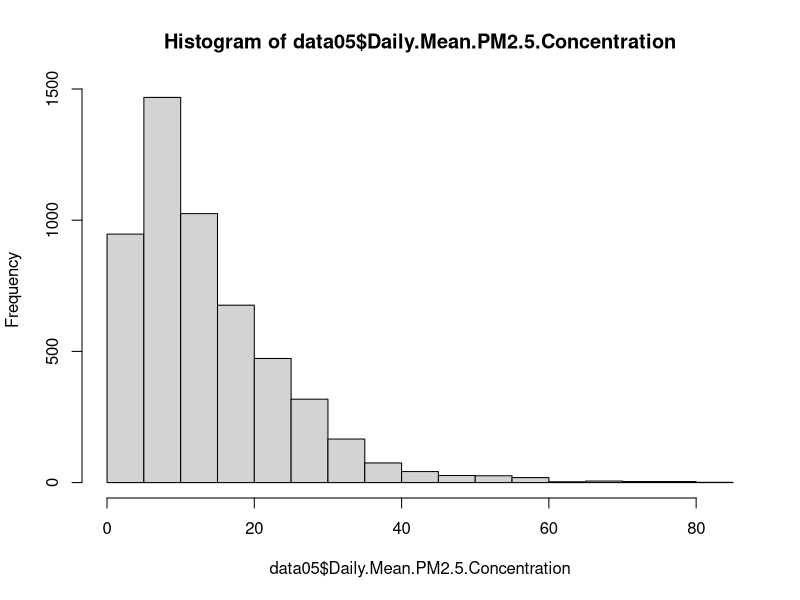
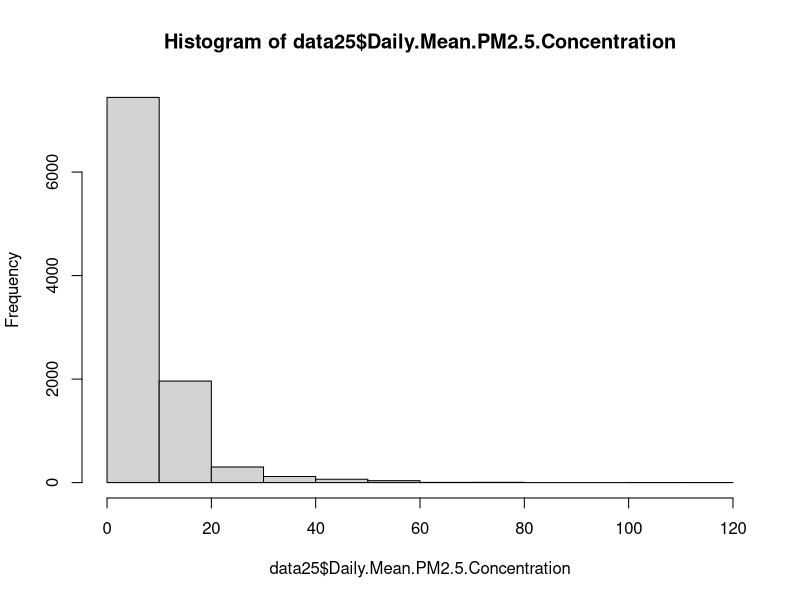
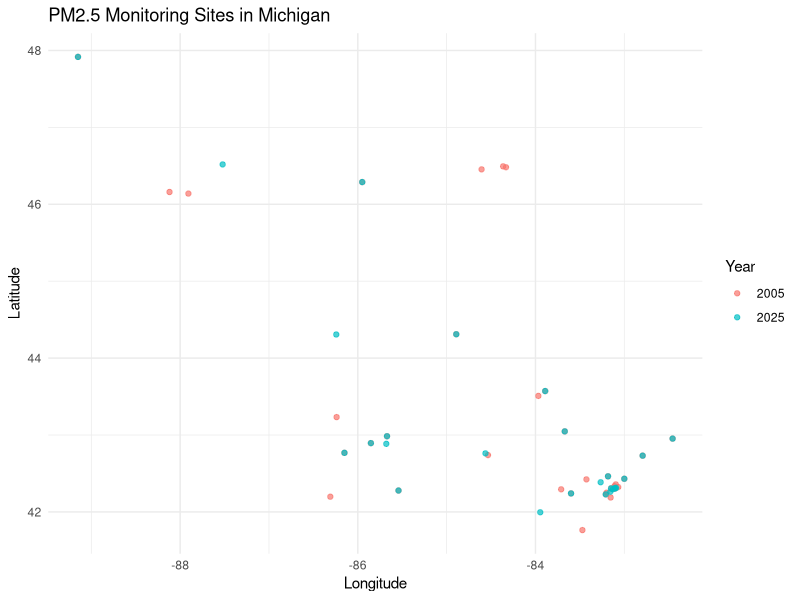
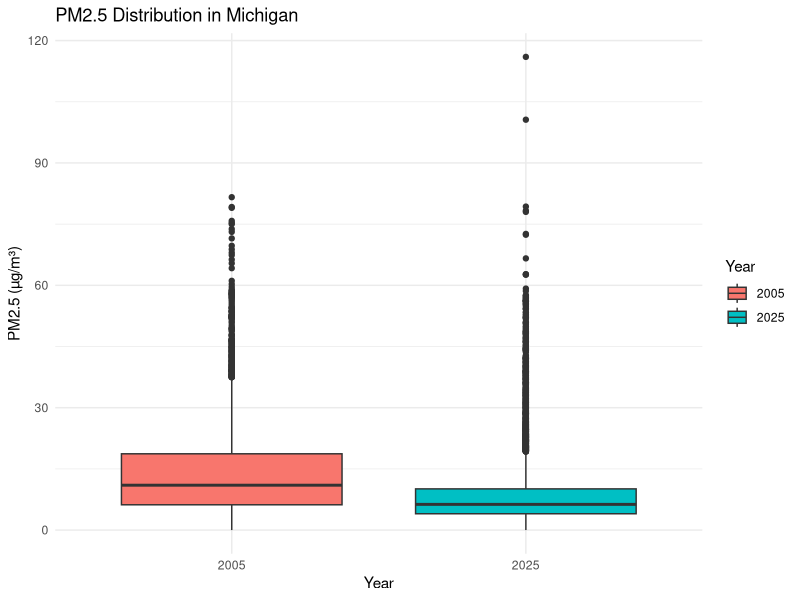
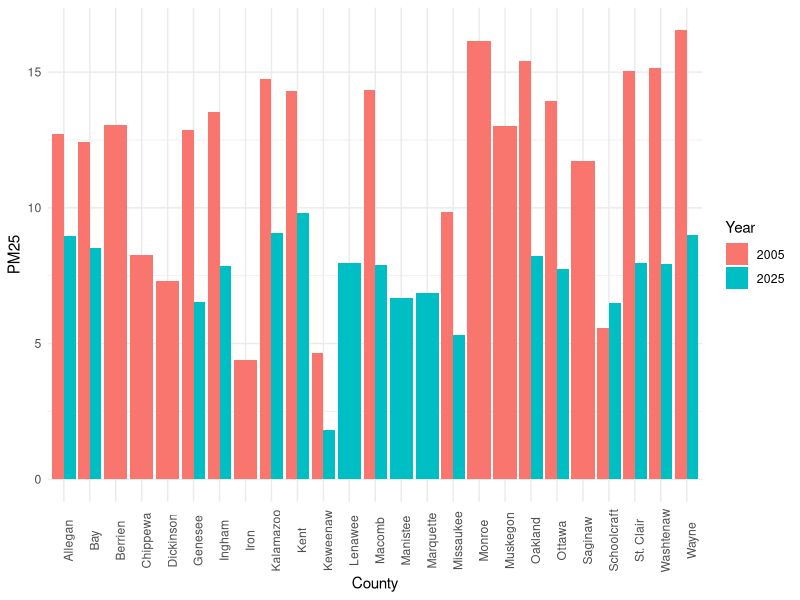
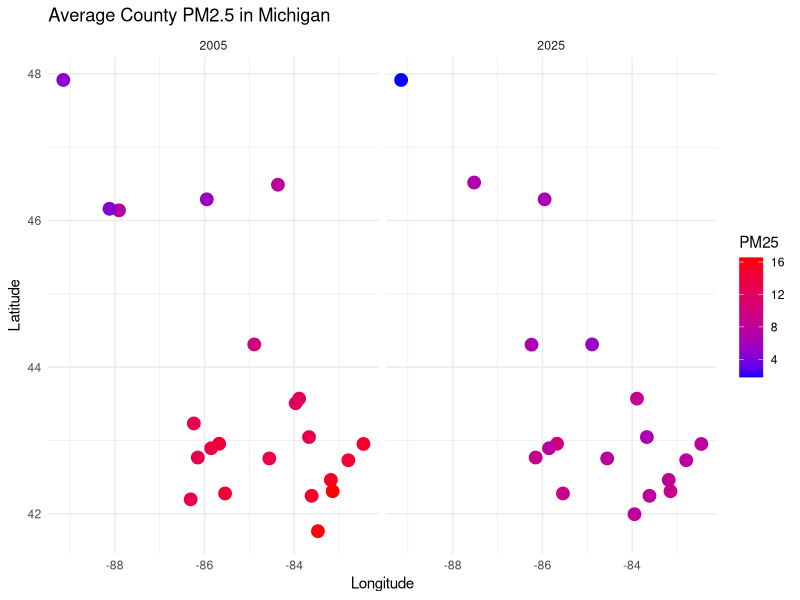
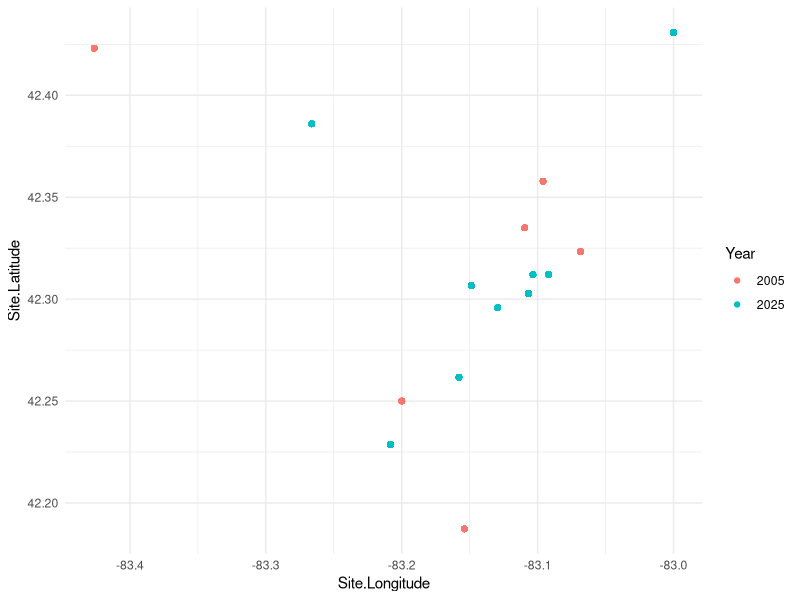

The R source for these figures, in order:
## ---- chunk 1
data05 = read.csv("ad_viz_plotval_data05.csv")
data25 = read.csv("ad_viz_plotval_data25.csv")

# dimensions
dim(data05)
dim(data25)

# headers and footers
head(data05)
tail(data05)

head(data25)
tail(data25)

# variable names
names(data05)
names(data25)

# variable types
str(data05)
str(data25)

# distribution of the key variable
summary(data05$Daily.Mean.PM2.5.Concentration)
summary(data25$Daily.Mean.PM2.5.Concentration)

hist(data05$Daily.Mean.PM2.5.Concentration)
hist(data25$Daily.Mean.PM2.5.Concentration)


## ---- chunk 2
data05$Date = as.Date(data05$Date, format = "%m/%d/%Y")
data25$Date = as.Date(data25$Date, format = "%m/%d/%Y")

data05$Year = format(data05$Date, "%Y")
data25$Year = format(data25$Date, "%Y")

names(data05)[names(data05) == "Daily.Mean.PM2.5.Concentration"] = "PM25"
names(data25)[names(data25) == "Daily.Mean.PM2.5.Concentration"] = "PM25"

data_all = rbind(data05, data25)

dim(data_all)
table(data_all$Year)

## ---- chunk 3
library(ggplot2)
data_all$Year = as.factor(data_all$Year)
site_data = unique(data_all[, c("Site.ID",
                                 "Site.Latitude",
                                 "Site.Longitude",
                                 "Year")])

ggplot(site_data,
       aes(x = Site.Longitude,
           y = Site.Latitude,
           color = Year)) +
  geom_point(alpha = 0.7) +
  labs(title = "PM2.5 Monitoring Sites in Michigan",
       x = "Longitude",
       y = "Latitude") +
  theme_minimal()

## ---- chunk 4
mean(is.na(data_all$PM25))

tapply(is.na(data_all$PM25), data_all$Year, mean)

sum(data_all$PM25 < 0, na.rm = TRUE)

summary(data_all$PM25)


table(data_all$Method.Code)

table(data_all$Year, data_all$Method.Code)

sort(table(data_all$Method.Code), decreasing = TRUE)[1:2]

prop.table(table(data_all$Year, data_all$Method.Code), 1)

## ---- chunk 5
# State level
ggplot(data_all, aes(x = Year, y = PM25, fill = Year)) +
  geom_boxplot() +
  labs(title = "PM2.5 Distribution in Michigan",
       y = "PM2.5 (µg/m³)") +
  theme_minimal()

aggregate(PM25 ~ Year, data_all, mean)
aggregate(PM25 ~ Year, data_all, median)
aggregate(PM25 ~ Year, data_all, sd)


# County level
county_mean = aggregate(PM25 ~ County + Year, data_all, mean)

ggplot(county_mean,
       aes(x = County, y = PM25, fill = Year)) +
  geom_bar(stat = "identity", position = "dodge") +
  theme_minimal() +
  theme(axis.text.x = element_text(angle = 90))

county_coord = aggregate(cbind(Site.Latitude, Site.Longitude) ~ County,
                          data_all,
                          mean)
county_map = merge(county_mean, county_coord, by = "County")
ggplot(county_map,
       aes(x = Site.Longitude,
           y = Site.Latitude,
           color = PM25)) +
  geom_point(size = 4) +
  facet_wrap(~Year) +
  scale_color_gradient(low = "blue", high = "red") +
  labs(title = "Average County PM2.5 in Michigan",
       x = "Longitude",
       y = "Latitude") +
  theme_minimal()

county_wide = reshape(county_mean,
                       idvar = "County",
                       timevar = "Year",
                       direction = "wide")

county_wide$diff = county_wide$PM25.2005 - county_wide$PM25.2025
county_wide

# City level
wayne = subset(data_all, County == "Wayne")
site_mean = aggregate(PM25 ~ Site.ID + Year, wayne, mean)
site_mean

ggplot(wayne,
       aes(x = Site.Longitude,
           y = Site.Latitude,
           color = Year)) +
  geom_point() +
  theme_minimal()
